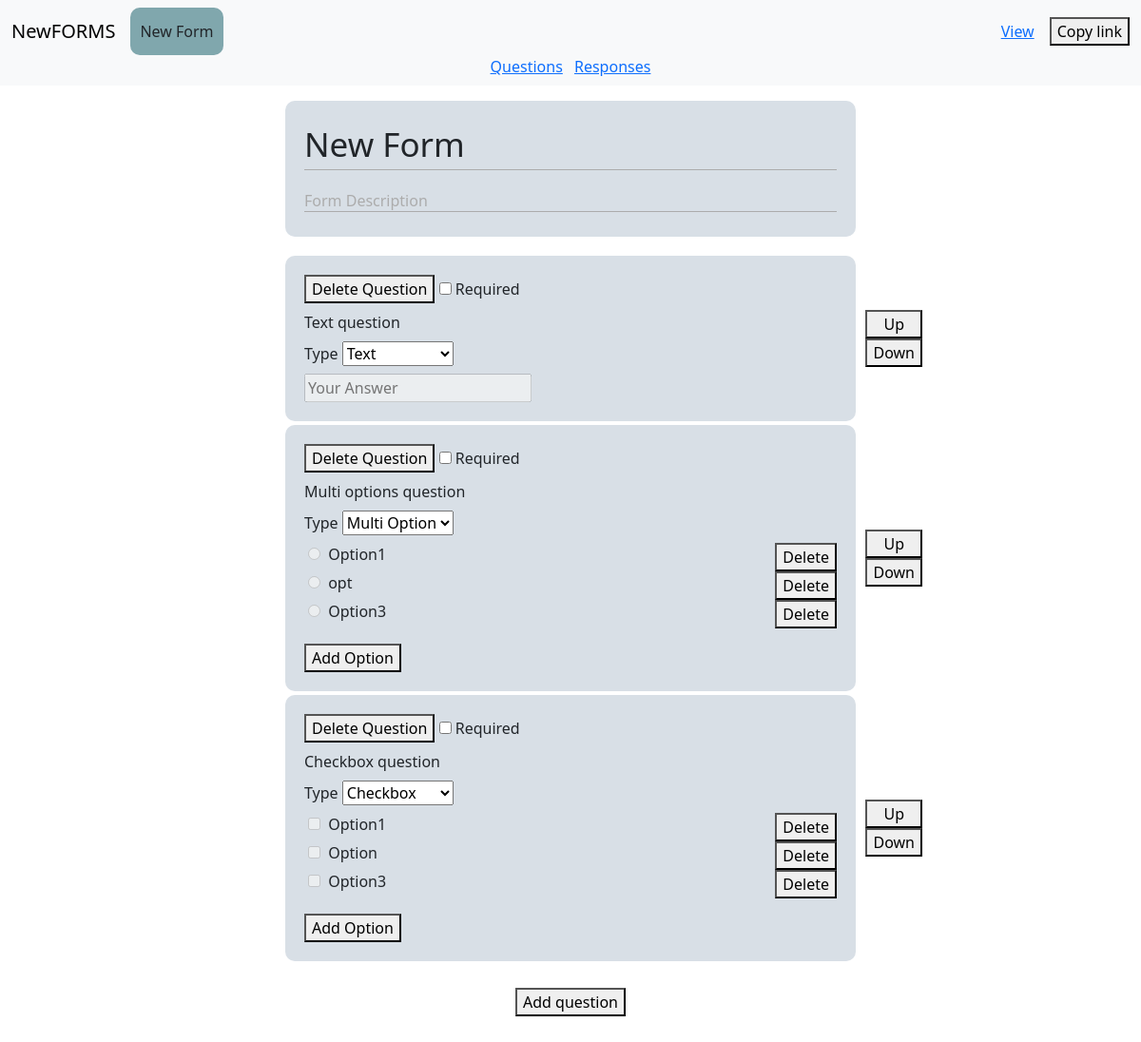
/e/019fc53a-2346-777a-a871-de9899156d2d (signed in), run on the app's committed database.
### tables this page shows
CREATE TABLE forms (
    id TEXT PRIMARY KEY,
    name TEXT DEFAULT 'New Form',
    title TEXT NOT NULL DEFAULT 'New Form',
    description TEXT DEFAULT '',
    created_at TEXT DEFAULT CURRENT_TIMESTAMP,
    user_id TEXT NOT NULL,
    FOREIGN KEY (user_id) 
        REFERENCES users (id)
        ON DELETE CASCADE
        ON UPDATE CASCADE
);

CREATE TABLE questions (
    id TEXT PRIMARY KEY,
    type TEXT NOT NULL DEFAULT 'text',
    question_text TEXT DEFAULT 'New Question',
    form_id TEXT NOT NULL, quest_order INT DEFAULT 0, required BOOLEAN DEFAULT 0,
    FOREIGN KEY (form_id) 
        REFERENCES forms (id)
        ON DELETE CASCADE
        ON UPDATE CASCADE
);

CREATE TABLE options (
    id TEXT PRIMARY KEY,
    option_text TEXT DEFAULT 'New Option',
    question_id TEXT NOT NULL,
    FOREIGN KEY (question_id) 
        REFERENCES questions (id)
        ON DELETE CASCADE
        ON UPDATE CASCADE
);

### app.py (the view)
@app.route("/e/<uuid:form_id>")
@login_required
def edit_form(form_id):
    form_id = str(form_id)
    conn = read_conn()
    cursor = conn.cursor()
    cursor.execute("SELECT name, title, description FROM forms WHERE id = ? AND user_id = ?", (form_id, session["user_id"]))
    form = cursor.fetchone() # Get form
    if not form:
        conn.close()
        return redirect("/")
    cursor.execute("SELECT id, type, question_text, quest_order, required FROM questions WHERE form_id = ? ORDER BY quest_order", (form_id,))
    questions = cursor.fetchall() # Get all form questions
    options = get_options(questions, cursor)
    conn.close()
    return render_template("form_edit.html", form=form, questions=questions, options=options, form_id=form_id)

### helpers.py (called while the page is built)
def login_required(f):
    @wraps(f)
    def decorated_function(*args, **kargs):
        if session.get("user_id") is None:
            return redirect(url_for("login"))
        return f(*args, **kargs)
    return decorated_function

def read_conn():
    conn = sqlite3.connect("database.db", timeout=5.0)
    conn.execute("PRAGMA query_only = ON;")
    return conn

def get_options(questions, cursor):
    options = {}
    for q in questions:
        if q[1] in ["radio", "checkbox"]:
            cursor.execute("SELECT id, option_text FROM options WHERE question_id = ?", (q[0],))
            q_opts = cursor.fetchall()
            if q_opts:
                options[q[0]] = q_opts # Storage each option for a certain question {question_id: [list of options]}
    return options

### templates/form_edit.html (shortened to what this page needs)
<!DOCTYPE html>
<html lang="en">
    <head>
        <link href="https://cdn.jsdelivr.net/npm/bootstrap@5.3.8/dist/css/bootstrap.min.css" rel="stylesheet">
        <link href="/static/styles.css" rel="stylesheet">
    </head>
    <body>
        <nav class="navbar bg-body-tertiary">
            <div class="container-fluid d-flex flex-column">
                <div class="d-flex flex-row justify-content-between align-items-center w-100">
                    <div class="d-flex align-items-center">
                        <a class="navbar-brand" id="logo" href="/">NewFORMS</a>
                        <div class="form-name max-length" data-id="{{ form_id }}" data-table="forms" data-field="form-name" contenteditable="true" data-placeholder="Form Name" data-max="25">{{ form[0] }}</div>
                    </div>
                    <div class="d-flex align-items-center">
                        <a class="mx-3" id="view" href="/v/{{ form_id }}" target="_blank">View</a>
                        <button id="copy-clipboard">Copy link</button>
                    </div>
                </div>
                <div>
                    <a class="mx-1" id="questions-page" href="/e/{{ form_id }}">Questions</a>
                    <a class="mx-1" id="responses-page" href="/e/{{ form_id }}/responses">Responses</a>
                </div>
            </div>
        </nav>
        <div class="form-container mx-auto" data-id="{{ form_id }}">
            <div class="item-container my-3">
                <div class="form-title underlined max-length" data-id="{{ form_id }}" data-table="forms" data-field="form-title" contenteditable="true" data-placeholder="Form Title" data-max="100">{{ form[1] }}</div>
                <div class="form-description underlined" data-id="{{ form_id }}" data-table="forms" data-field="form-description" contenteditable="true" data-placeholder="Form Description">{{ form[2] }}</div>
            </div>
            <div class="questions-container mb-4">
                {% for question in questions %}
                <div class="item-container my-1" data-id="{{ question[0] }}" data-order="{{ question[3] }}">
                    <button class="del-question-btn mb-2" data-id="{{ question[0] }}">Delete Question</button>
                    {% if question[4] == False %}
                    <label>
                        <input type="checkbox" data-id="{{ question[0] }}" data-table="questions" data-field="required" value="required">
                        <span>Required</span>
                    </label>
                    {% else %}
                    <label>
                        <input type="checkbox" data-id="{{ question[0] }}" data-table="questions" data-field="required" value="required" checked>
                        <span>Required</span>
                    </label>
                    {% endif %}
                    <div class="question-text mb-2" data-id="{{ question[0] }}" data-table="questions" data-field="text" contenteditable="true" data-placeholder="Question Text">{{ question[2] }}</div>
                    {% if question[1] == 'text' %}
                    <div class="mb-2">
                        <label>
                            <span>Type</span>
                            <select class="question-types" name="type" data-id="{{ question[0] }}" current-type="text">
                                <option value="text" selected>Text</option>
                            </select>
                        </label>
                    </div>
                    <input class="text-input" data-id="{{ question[0] }}" name="text-input" type="text" placeholder="Your Answer" disabled>
                    {% elif question[1] == 'radio' %}
                    <div class="mb-2">
                        <label>
                            <span>Type</span>
                            <select class="question-types" name="types" data-id="{{ question[0] }}" current-type="radio">
                                <option value="radio" selected>Multi Option</option>
                            </select>
                        </label>
                    </div>
                    <div class="options-container" data-id="{{ question[0] }}">
                        {% for opt in options[question[0]] %}
                        <div class="radio-input option d-flex flex-row justify-content-between" data-id="{{ opt[0] }}">
                            <label>
                                <input class="options-input mx-1" type="{{ question[1] }}" data-id="{{ opt[0] }}" name="{{ question[0] }}" value="{{ opt[1] }}" disabled>
                                <span data-id="{{ opt[0] }}" data-table="options" data-field="value" contenteditable="true">{{ opt[1] }}</span>
                            </label>
                            <button class="del-option">Delete</button>
                        </div>
                        {% endfor %}
                    </div>
                    <button class="add-option-btn mt-3" data-id="{{ question[0] }}">Add Option</button>
                    {% elif question[1] == 'checkbox' %}
                    <div class="mb-2">
                        <label>
                            <span>Type</span>
                            <select class="question-types" name="types" data-id="{{ question[0] }}" current-type="checkbox">
                                <option value="checkbox" selected>Checkbox</option>
                            </select>
                        </label>
                    </div>
                    <div class="options-container" data-id="{{ question[0] }}">
                        {% for opt in options[question[0]] %}
                        <div class="checkbox-input option d-flex flex-row justify-content-between" data-id="{{ opt[0] }}">
                            <label>
                                <input class="options-input mx-1" type="{{ question[1] }}" data-id="{{ opt[0] }}" name="{{ question[0] }}" value="{{ opt[1] }}" disabled>
                                <span data-id="{{ opt[0] }}" data-table="options" data-field="value" contenteditable="true">{{ opt[1] }}</span>
                            </label>
                            <button class="del-option">Delete</button>
                        </div>
                        {% endfor %}
                    </div>
                    <button class="add-option-btn mt-3" data-id="{{ question[0] }}">Add Option</button>
                    {% endif %}
                    <div class="move-btn-container d-flex flex-column justify-content-center">
                        <button class="up-btn" data-id="{{ question[0] }}" data-action="up">Up</button>
                        <button class="down-btn" data-id="{{ question[0] }}" data-action="down">Down</button>
                    </div>
                </div>
                {% endfor %}
            </div>
            <button id="add-question-btn">Add question</button>
        </div>
    </body>
</html>

### static/styles.css (style rules this page uses)
.form-container { display: flex; flex-direction: column; align-items: center; width: 97%; padding-bottom: 50px; }
.form-name { min-width: 70px; max-width: 250px; height:50px; padding: 10px 10px; border-radius: 10px; overflow: auto; background-color: rgb(128, 167, 173); display: flex; align-items: center; }
.item-container { width: 100%; padding: 20px 20px; border-radius: 10px; background-color: rgb(216, 223, 230); position: relative; }
.move-btn-container { position: absolute; right: -70px; top: 0; height: 100%; }
.questions-container { width: 100%; }
.form-title { font-size: 35px; margin-bottom: 20px; position: relative; }
.form-description { margin-bottom: 6px; }
@media (min-width: 768px) { .form-container { width: 50%; } }

### data on the page
forms: name "New Form", title "New Form"
questions: question_text "Text question", type "Text"
questions: question_text "Multi options question", types "Multi Option"
options: option_text "Option1"
options: option_text "opt"
options: option_text "Option3"
questions: question_text "Checkbox question", types "Checkbox"
options: option_text "Option1"
options: option_text "Option"
options: option_text "Option3"
